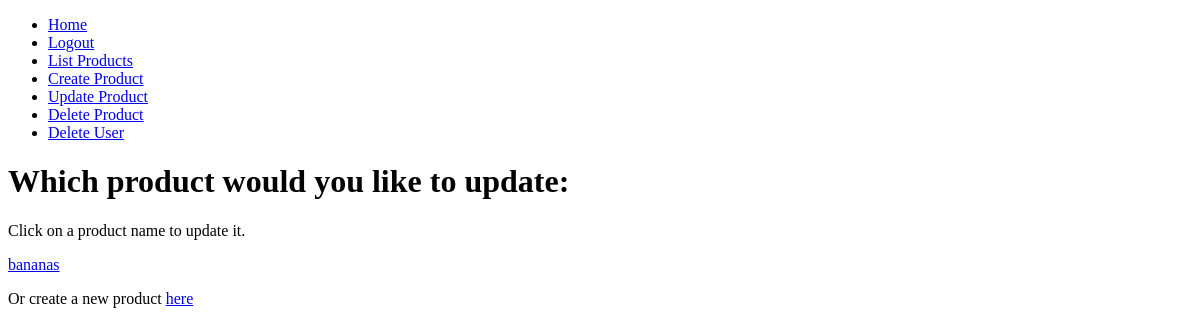
/update/ (signed in), run on an earlier commit of the app's database.
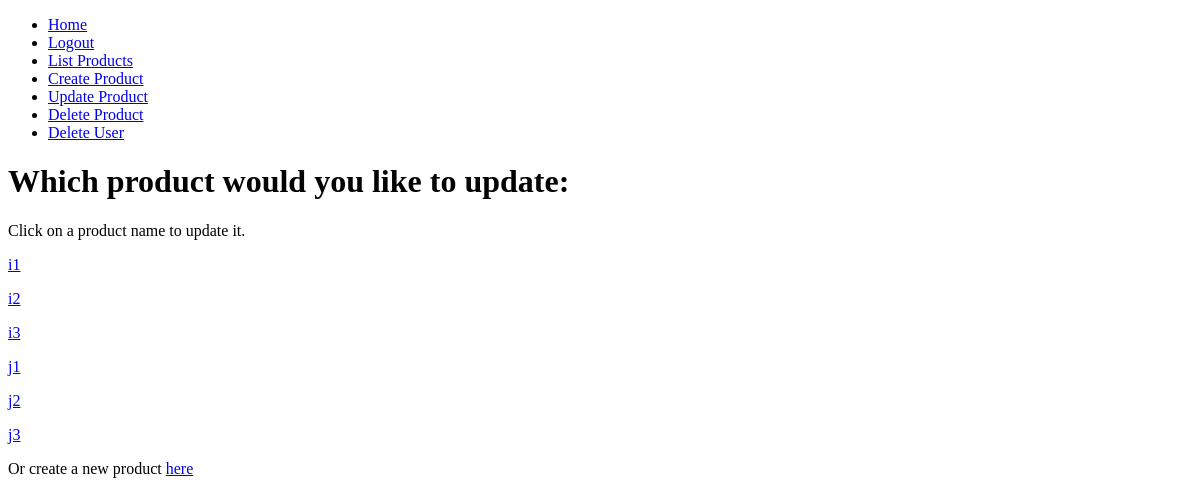
And on a later commit of the database.
### main/models.py (models this page shows)
class Product(models.Model):
    product_id = models.UUIDField(primary_key=True, default=uuid.uuid4)
    name = models.CharField(max_length=30, unique=True)
    description = models.TextField(blank=True, null=True)
    price = models.DecimalField(decimal_places=2, max_digits=8)
    quantity = models.IntegerField()
    created_at = models.DateTimeField(default=timezone.now)
    updated_at = models.DateTimeField(default=timezone.now)
    seller_id = models.ForeignKey(CustomUser, on_delete=models.CASCADE, verbose_name="related seller", default=None)
    category_id = models.ForeignKey(Category, on_delete=models.CASCADE, verbose_name="related category")

### main/views.py (the view, shortened to what this page needs)
# urls.py: path("update/", views.update, name="update"),
def update(request, uuid=None):
    if not request.user.is_authenticated:
        return HttpResponse("You must be logged in to update a product.")
    if uuid is None:
        if request.user.user_type == "admin":
            products = Product.objects.all()
        else:
            products = Product.objects.filter(seller_id=request.user)
        return render(request, "main/update_list.html", {"products": products})

### main/templates/main/update_list.html (shortened to what this page needs)
{% extends 'main/base.html' %}
{% block content %}
<h1>Which product would you like to update:</h1>
{% if products %}
    <p>Click on a product name to update it.</p>
    {% for product in products %}
        <p><a href="/update/{{ product.product_id }}">{{ product.name }}</a></p>
    {% endfor %}
    <p>Or create a new product <a href="/create">here</a></p>
{% else %}
    <p>No products available to update. Please create a product <a href="/create">here</a> first.</p>
{% endif %}
{% endblock content %}

What changed in the data, as far as the page shows it:
removed Product: name "bananas"
added Product: name "i1"
added Product: name "i2"
added Product: name "i3"
added Product: name "j1"
added Product: name "j2"
added Product: name "j3"
